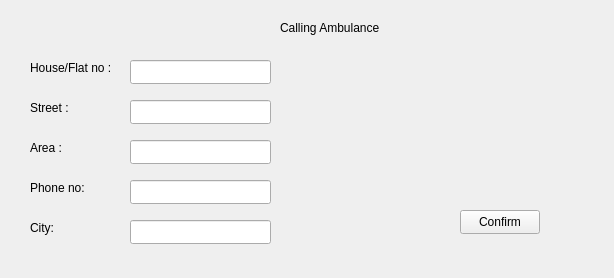
<?xml version="1.0" encoding="UTF-8"?>
<ui version="4.0">
 <class>call_ambulance</class>
 <widget class="QWidget" name="call_ambulance">
  <property name="geometry">
   <rect>
    <x>0</x>
    <y>0</y>
    <width>614</width>
    <height>278</height>
   </rect>
  </property>
  <property name="windowTitle">
   <string>Form</string>
  </property>
  <widget class="QLabel" name="label">
   <property name="geometry">
    <rect>
     <x>280</x>
     <y>20</y>
     <width>111</width>
     <height>16</height>
    </rect>
   </property>
   <property name="text">
    <string>Calling Ambulance</string>
   </property>
  </widget>
  <widget class="QLabel" name="label_2">
   <property name="geometry">
    <rect>
     <x>30</x>
     <y>60</y>
     <width>91</width>
     <height>16</height>
    </rect>
   </property>
   <property name="text">
    <string>House/Flat no :</string>
   </property>
  </widget>
  <widget class="QLabel" name="label_3">
   <property name="geometry">
    <rect>
     <x>30</x>
     <y>100</y>
     <width>49</width>
     <height>16</height>
    </rect>
   </property>
   <property name="text">
    <string>Street :</string>
   </property>
  </widget>
  <widget class="QLabel" name="label_4">
   <property name="geometry">
    <rect>
     <x>30</x>
     <y>140</y>
     <width>49</width>
     <height>16</height>
    </rect>
   </property>
   <property name="text">
    <string>Area :</string>
   </property>
  </widget>
  <widget class="QLabel" name="label_5">
   <property name="geometry">
    <rect>
     <x>30</x>
     <y>180</y>
     <width>61</width>
     <height>16</height>
    </rect>
   </property>
   <property name="text">
    <string>Phone no: </string>
   </property>
  </widget>
  <widget class="QLabel" name="label_6">
   <property name="geometry">
    <rect>
     <x>30</x>
     <y>220</y>
     <width>49</width>
     <height>16</height>
    </rect>
   </property>
   <property name="text">
    <string>City: </string>
   </property>
  </widget>
  <widget class="QLineEdit" name="lineEdit">
   <property name="geometry">
    <rect>
     <x>130</x>
     <y>60</y>
     <width>141</width>
     <height>24</height>
    </rect>
   </property>
  </widget>
  <widget class="QLineEdit" name="lineEdit_2">
   <property name="geometry">
    <rect>
     <x>130</x>
     <y>100</y>
     <width>141</width>
     <height>24</height>
    </rect>
   </property>
  </widget>
  <widget class="QLineEdit" name="lineEdit_3">
   <property name="geometry">
    <rect>
     <x>130</x>
     <y>140</y>
     <width>141</width>
     <height>24</height>
    </rect>
   </property>
  </widget>
  <widget class="QLineEdit" name="lineEdit_4">
   <property name="geometry">
    <rect>
     <x>130</x>
     <y>180</y>
     <width>141</width>
     <height>24</height>
    </rect>
   </property>
  </widget>
  <widget class="QLineEdit" name="lineEdit_5">
   <property name="geometry">
    <rect>
     <x>130</x>
     <y>220</y>
     <width>141</width>
     <height>24</height>
    </rect>
   </property>
  </widget>
  <widget class="QPushButton" name="pushButton_2">
   <property name="geometry">
    <rect>
     <x>460</x>
     <y>210</y>
     <width>80</width>
     <height>24</height>
    </rect>
   </property>
   <property name="text">
    <string>Confirm</string>
   </property>
  </widget>
 </widget>
 <resources/>
 <connections/>
</ui>
